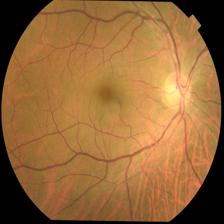
#> input picture EXP-10/dataset/test/normal/Healthy1.jpg, 224 x 224 px
$ python check_dataset_leakage.py
#> lines starting #> are read from the running program, lines starting #| are printed output that depends on the picture

from pathlib import Path
from collections import defaultdict
import hashlib
import re

import cv2
import numpy as np

ROOT = Path(__file__).resolve().parents[1]
DATASET = ROOT / "dataset"

SPLITS = ["train", "val", "test"]
CLASSES = ["Normal", "Glaucoma"]
EXTENSIONS = {".jpg", ".jpeg", ".png", ".bmp", ".tif", ".tiff"}

# Hamming distance <= 5 indicates a possible near-duplicate.
# It is a candidate for manual review, not proof of duplication.
MAX_DISTANCE = 5


def image_files():
    records = []

    for split in SPLITS:
        for class_name in CLASSES:
            folder = DATASET / split / class_name

            if not folder.exists():
                print(f"WARNING: Missing folder: {folder}")
                continue

            for path in sorted(folder.iterdir()):
                if path.is_file() and path.suffix.lower() in EXTENSIONS:
                    records.append({
                        "path": path,
                        "split": split,
                        "class_name": class_name
                    })
#> pass 2 of the loop in image_files, `for split in SPLITS:`:

    return records


def exact_hash(path):
    digest = hashlib.sha256()

    with path.open("rb") as file:
        for chunk in iter(lambda: file.read(1024 * 1024), b""):
            digest.update(chunk)

    return digest.hexdigest()


def difference_hash(path):
    image = cv2.imread(str(path), cv2.IMREAD_GRAYSCALE)
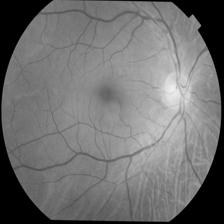
#> image: shape (224, 224); min 0, max 241, mean 112.8

    if image is None:
        return None

    resized = cv2.resize(image, (9, 8), interpolation=cv2.INTER_AREA)
    differences = resized[:, 1:] > resized[:, :-1]

    value = 0
    for bit in differences.flatten():
        value = (value << 1) | int(bit)
#> this loop made 64 passes
#> (bit, value) on passes 3 to 14: (False, 6), (True, 13), (True, 27), (True, 55), (False, 110), (False, 220), (True, 441), (False, 882), (True, 1765), (True, 3531), (True, 7063), (True, 14127)
#> value on passes 1 to 2: 1, 3
#> after the loop, value = 15905866078752667868

    return value


def normalized_name(path):
    # Removes common augmentation prefixes such as aug_blur_100_
    name = path.stem.lower()
    name = re.sub(r"^aug_[a-z0-9]+_\d+_", "", name)
    return name


def main():
    records = image_files()

    print(f"Total images scanned: {len(records)}")

    if not records:
        print("No images found. Check your dataset folders.")
        return

    for record in records:
        try:
            record["sha256"] = exact_hash(record["path"])
            record["dhash"] = difference_hash(record["path"])
            record["normalized_name"] = normalized_name(record["path"])
        except Exception as error:
            print(f"Could not process {record['path']}: {error}")
            record["sha256"] = None
            record["dhash"] = None
#> pass 2 of the loop in main, `for record in records:`:
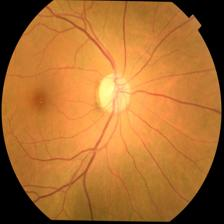
#> input picture EXP-10/dataset/test/glaucoma/Glaucoma1046.jpg, 224 x 224 px
#> in difference_hash (call 2), `image = cv2.imread(str(path), cv2.IMREAD_GRAYSCALE)`:
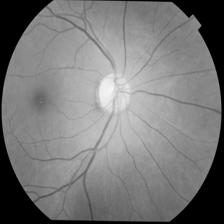
#> image: shape (224, 224); min 0, max 254, mean 121
#> the loop in difference_hash (call 2), `for bit in differences.flatten():` made 64 passes
#> (bit, value) on passes 3 to 10: (False, 6), (False, 12), (False, 24), (False, 48), (False, 96), (False, 192), (True, 385), (True, 771)
#> after the loop in difference_hash (call 2), `for bit in differences.flatten():`: value = 13902876417562038488

    # 1. Exact byte-for-byte duplicates across different splits
    exact_groups = defaultdict(list)
#> exact_groups = 0 items

    for record in records:
        if record["sha256"]:
            exact_groups[record["sha256"]].append(record)

    exact_found = 0

    print("\n========== EXACT DUPLICATES ACROSS SPLITS ==========")

    for group in exact_groups.values():
        splits = {item["split"] for item in group}

        if len(group) > 1 and len(splits) > 1:
            exact_found += 1
            print("\nDuplicate group:")
            for item in group:
                print(
                    f"  {item['split']}/{item['class_name']}/"
                    f"{item['path'].name}"
                )
#> this loop made 2 passes
#> exact_found on passes 1 to 2: 1, 2
#| Duplicate group:
#|   train/Normal/Healthy1.jpg
#|   val/Normal/Healthy1.jpg
#|   test/Normal/Healthy1.jpg
#| Duplicate group:
#|   train/Glaucoma/Glaucoma1046.jpg
#|   val/Glaucoma/Glaucoma1046.jpg
#|   test/Glaucoma/Glaucoma1046.jpg
#> after the loop, exact_found = 2

    if exact_found == 0:
        print("No exact cross-split duplicates found.")

    # 2. Same normalized filename across different splits
    name_groups = defaultdict(list)

    for record in records:
        name_groups[record["normalized_name"]].append(record)

    name_found = 0

    print("\n========== POSSIBLE MATCHING FILENAMES ==========")

    for name, group in name_groups.items():
        splits = {item["split"] for item in group}

        if name and len(group) > 1 and len(splits) > 1:
            name_found += 1
            print(f"\nName key: {name}")

            for item in group:
                print(
                    f"  {item['split']}/{item['class_name']}/"
                    f"{item['path'].name}"
                )

    if name_found == 0:
        print("No matching normalized filenames found.")

    # 3. Perceptual near-duplicates across different splits
    valid = [r for r in records if r["dhash"] is not None]
    train_records = [r for r in valid if r["split"] == "train"]
    other_records = [r for r in valid if r["split"] in ("val", "test")]

    near_found = 0
    shown = 0
    MAX_TO_DISPLAY = 100

    print("\n========== POSSIBLE VISUAL NEAR-DUPLICATES ==========")
    print(f"Checking train images against val/test images.")
    print(f"Threshold: Hamming distance <= {MAX_DISTANCE}")

    for train_item in train_records:
        for other_item in other_records:
            distance = (
                train_item["dhash"] ^ other_item["dhash"]
            ).bit_count()

            if distance <= MAX_DISTANCE:
                near_found += 1

                if shown < MAX_TO_DISPLAY:
                    print(
                        f"\nDistance: {distance}\n"
                        f"  train/{train_item['class_name']}/"
                        f"{train_item['path'].name}\n"
                        f"  {other_item['split']}/"
                        f"{other_item['class_name']}/"
                        f"{other_item['path'].name}"
                    )
                    shown += 1

    if near_found == 0:
        print("No near-duplicate candidates at this threshold.")
    elif near_found > MAX_TO_DISPLAY:
        print(
            f"\nOnly first {MAX_TO_DISPLAY} of "
            f"{near_found} candidate pairs displayed."
        )

    print("\n========== SUMMARY ==========")
    print(f"Images scanned: {len(records)}")
    print(f"Exact duplicate groups crossing splits: {exact_found}")
#| Exact duplicate groups crossing splits: 2
    print(f"Matching filename groups: {name_found}")
    print(f"Near-duplicate candidate pairs: {near_found}")
    print("\nNo files were modified or deleted.")
    print("Review candidate pairs before deciding whether leakage exists.")


if __name__ == "__main__":
    main()
